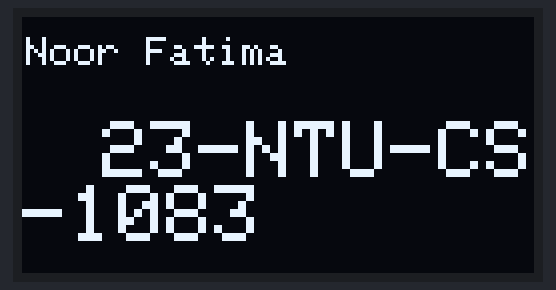
Recording of a program running on a simulated ESP32. Parts: 128×64 one-colour display.

Above: at 2.2 s.

The program:

main.cpp
```cpp
//Minahal Fatima
//23-NTU-CS-1050
//BSCS 5TH A
#include <Wire.h>
#include <Adafruit_GFX.h>
#include <Adafruit_SSD1306.h>

// ---- OLED setup ----
#define SCREEN_WIDTH 128
#define SCREEN_HEIGHT 64
#define OLED_ADDR 0x3C


Adafruit_SSD1306 display(SCREEN_WIDTH, SCREEN_HEIGHT, &Wire, -1);


void setup() {
  Wire.begin(21, 22); // ESP32 default I2C pins (SDA=21, SCL=22)

  if (!display.begin(SSD1306_SWITCHCAPVCC, OLED_ADDR)) {
    // If it fails, check wiring and address (0x3C/0x3D)
    for (;;);
  }

  display.clearDisplay();

}

void loop() {


  display.clearDisplay();

  display.display();
  delay(2000);
  display.clearDisplay();

  display.setTextSize(1);
  display.setTextColor(SSD1306_WHITE);
  display.setCursor(1, 5);
  display.println("Noor Fatima");
  display.display();


  display.setTextSize(2);
  display.setTextColor(SSD1306_WHITE);
  display.setCursor(20, 26);
  display.println("23-NTU-CS-1083");
  display.display();
  delay(2000);
}
```

Measured:
- what the display in image 0 shows lasts 2.0 s, from 2.1 s to 4.1 s
